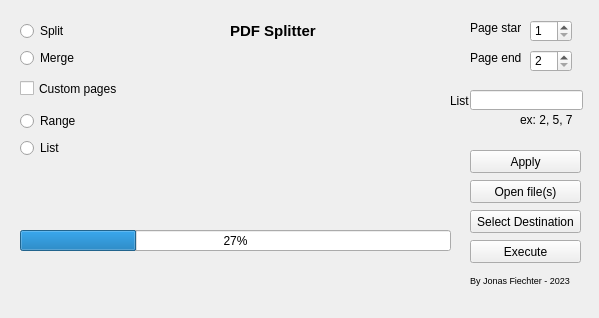
<?xml version="1.0" encoding="UTF-8"?>
<ui version="4.0">
 <class>MainWindow</class>
 <widget class="QMainWindow" name="MainWindow">
  <property name="geometry">
   <rect>
    <x>0</x>
    <y>0</y>
    <width>599</width>
    <height>318</height>
   </rect>
  </property>
  <property name="windowTitle">
   <string>MainWindow</string>
  </property>
  <widget class="QWidget" name="centralwidget">
   <widget class="QPushButton" name="execute_btn">
    <property name="geometry">
     <rect>
      <x>470</x>
      <y>240</y>
      <width>111</width>
      <height>23</height>
     </rect>
    </property>
    <property name="text">
     <string>Execute</string>
    </property>
   </widget>
   <widget class="QWidget" name="layoutWidget">
    <property name="geometry">
     <rect>
      <x>20</x>
      <y>20</y>
      <width>101</width>
      <height>51</height>
     </rect>
    </property>
    <layout class="QVBoxLayout" name="verticalLayout">
     <item>
      <widget class="QRadioButton" name="split_radio_btn">
       <property name="text">
        <string>Split</string>
       </property>
      </widget>
     </item>
     <item>
      <widget class="QRadioButton" name="merge_radio_btn">
       <property name="text">
        <string>Merge</string>
       </property>
      </widget>
     </item>
    </layout>
   </widget>
   <widget class="QPushButton" name="open_file_btn">
    <property name="geometry">
     <rect>
      <x>470</x>
      <y>180</y>
      <width>111</width>
      <height>23</height>
     </rect>
    </property>
    <property name="text">
     <string>Open file(s)</string>
    </property>
   </widget>
   <widget class="QProgressBar" name="progressBar">
    <property name="geometry">
     <rect>
      <x>20</x>
      <y>230</y>
      <width>431</width>
      <height>21</height>
     </rect>
    </property>
    <property name="value">
     <number>27</number>
    </property>
   </widget>
   <widget class="QLabel" name="status_label">
    <property name="geometry">
     <rect>
      <x>20</x>
      <y>180</y>
      <width>431</width>
      <height>31</height>
     </rect>
    </property>
    <property name="font">
     <font>
      <pointsize>10</pointsize>
     </font>
    </property>
    <property name="text">
     <string/>
    </property>
   </widget>
   <widget class="QLabel" name="label">
    <property name="geometry">
     <rect>
      <x>230</x>
      <y>10</y>
      <width>141</width>
      <height>41</height>
     </rect>
    </property>
    <property name="font">
     <font>
      <pointsize>11</pointsize>
      <weight>75</weight>
      <italic>false</italic>
      <bold>true</bold>
      <underline>false</underline>
     </font>
    </property>
    <property name="text">
     <string>PDF Splitter</string>
    </property>
   </widget>
   <widget class="QPushButton" name="destination_btn">
    <property name="geometry">
     <rect>
      <x>470</x>
      <y>210</y>
      <width>111</width>
      <height>23</height>
     </rect>
    </property>
    <property name="text">
     <string>Select Destination</string>
    </property>
   </widget>
   <widget class="QLabel" name="destination_label">
    <property name="geometry">
     <rect>
      <x>20</x>
      <y>270</y>
      <width>431</width>
      <height>21</height>
     </rect>
    </property>
    <property name="text">
     <string/>
    </property>
   </widget>
   <widget class="QSpinBox" name="starting_page">
    <property name="geometry">
     <rect>
      <x>530</x>
      <y>20</y>
      <width>42</width>
      <height>22</height>
     </rect>
    </property>
    <property name="minimum">
     <number>1</number>
    </property>
    <property name="maximum">
     <number>999</number>
    </property>
   </widget>
   <widget class="QSpinBox" name="ending_page">
    <property name="geometry">
     <rect>
      <x>530</x>
      <y>50</y>
      <width>42</width>
      <height>22</height>
     </rect>
    </property>
    <property name="minimum">
     <number>2</number>
    </property>
    <property name="maximum">
     <number>999</number>
    </property>
   </widget>
   <widget class="QLabel" name="label_2">
    <property name="geometry">
     <rect>
      <x>470</x>
      <y>20</y>
      <width>51</width>
      <height>16</height>
     </rect>
    </property>
    <property name="text">
     <string>Page start</string>
    </property>
   </widget>
   <widget class="QLabel" name="label_3">
    <property name="geometry">
     <rect>
      <x>470</x>
      <y>50</y>
      <width>51</width>
      <height>16</height>
     </rect>
    </property>
    <property name="text">
     <string>Page end</string>
    </property>
   </widget>
   <widget class="QCheckBox" name="custom_check_btn">
    <property name="geometry">
     <rect>
      <x>20</x>
      <y>80</y>
      <width>101</width>
      <height>17</height>
     </rect>
    </property>
    <property name="text">
     <string>Custom pages</string>
    </property>
   </widget>
   <widget class="QLineEdit" name="list_entry">
    <property name="geometry">
     <rect>
      <x>470</x>
      <y>90</y>
      <width>113</width>
      <height>20</height>
     </rect>
    </property>
   </widget>
   <widget class="QLabel" name="label_4">
    <property name="geometry">
     <rect>
      <x>520</x>
      <y>110</y>
      <width>61</width>
      <height>20</height>
     </rect>
    </property>
    <property name="text">
     <string>ex: 2, 5, 7</string>
    </property>
   </widget>
   <widget class="QLabel" name="label_5">
    <property name="geometry">
     <rect>
      <x>450</x>
      <y>90</y>
      <width>31</width>
      <height>21</height>
     </rect>
    </property>
    <property name="text">
     <string>List</string>
    </property>
   </widget>
   <widget class="QPushButton" name="apply_btn">
    <property name="geometry">
     <rect>
      <x>470</x>
      <y>150</y>
      <width>111</width>
      <height>23</height>
     </rect>
    </property>
    <property name="text">
     <string>Apply</string>
    </property>
   </widget>
   <widget class="QWidget" name="layoutWidget">
    <property name="geometry">
     <rect>
      <x>20</x>
      <y>110</y>
      <width>101</width>
      <height>51</height>
     </rect>
    </property>
    <layout class="QVBoxLayout" name="verticalLayout_2">
     <item>
      <widget class="QRadioButton" name="range_radio_btn">
       <property name="text">
        <string>Range</string>
       </property>
       <attribute name="buttonGroup">
        <string notr="true">buttonGroup</string>
       </attribute>
      </widget>
     </item>
     <item>
      <widget class="QRadioButton" name="range_radio_btn_2">
       <property name="text">
        <string>List</string>
       </property>
       <attribute name="buttonGroup">
        <string notr="true">buttonGroup</string>
       </attribute>
      </widget>
     </item>
    </layout>
   </widget>
   <widget class="QLabel" name="label_6">
    <property name="geometry">
     <rect>
      <x>470</x>
      <y>270</y>
      <width>121</width>
      <height>20</height>
     </rect>
    </property>
    <property name="font">
     <font>
      <pointsize>7</pointsize>
     </font>
    </property>
    <property name="text">
     <string>By Jonas Fiechter - 2023</string>
    </property>
   </widget>
  </widget>
  <widget class="QMenuBar" name="menubar">
   <property name="geometry">
    <rect>
     <x>0</x>
     <y>0</y>
     <width>599</width>
     <height>21</height>
    </rect>
   </property>
  </widget>
 </widget>
 <resources>
  <include location="../../res.qrc"/>
 </resources>
 <connections/>
 <buttongroups>
  <buttongroup name="buttonGroup"/>
 </buttongroups>
</ui>
